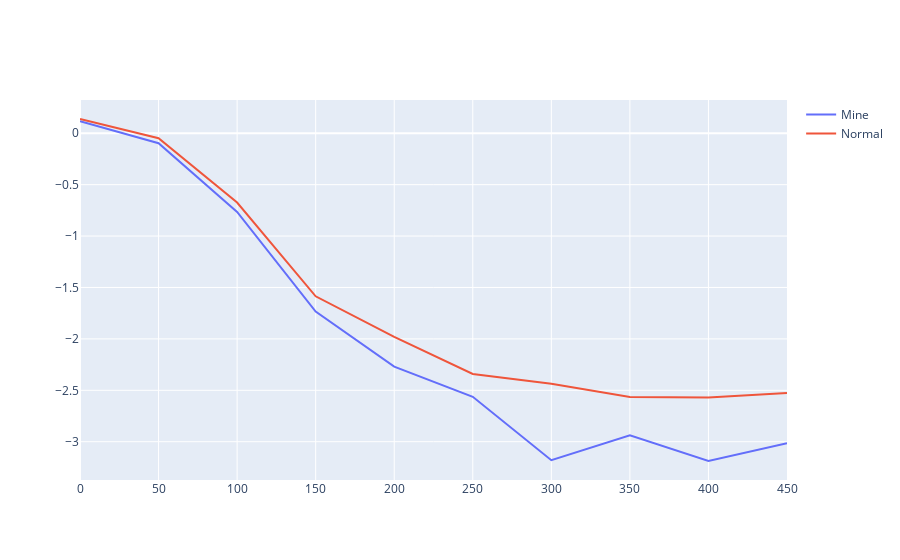

The cell this chart's notebook holds for it:
### Code cell
# For fancy plot use plotly
import plotly.graph_objects as go

# We only graph the mean of each 50 epochs for the log
x = np.arange(0, 1000, 50)
fig = go.Figure()
fig.add_trace(go.Scatter(x=x, y=np.log(mine.mean(axis=0)[::50]), mode='lines', name='Mine'))
fig.add_trace(go.Scatter(x=x, y=np.log(norm.mean(axis=0)[::50]), mode='lines', name='Normal'))
fig.show()

### Figure 1 — Plotly figure (JSON) as saved in the notebook; plotly's stock layout.template omitted (floating-point values rounded to 4 significant figures)
{"data": [{"mode": "lines", "name": "Mine", "type": "scatter", "x": [0, 50, 100, 150, 200, 250, 300, 350, 400, 450, 500, 550, 600, 650, 700, 750, 800, 850, 900, 950], "y": [0.1165, -0.0974, -0.7647, -1.734, -2.27, -2.563, -3.179, -2.936, -3.188, -3.016]}, {"mode": "lines", "name": "Normal", "type": "scatter", "x": [0, 50, 100, 150, 200, 250, 300, 350, 400, 450, 500, 550, 600, 650, 700, 750, 800, 850, 900, 950], "y": [0.1386, -0.04791, -0.6734, -1.585, -1.981, -2.342, -2.435, -2.566, -2.57, -2.527]}], "layout": {}}
